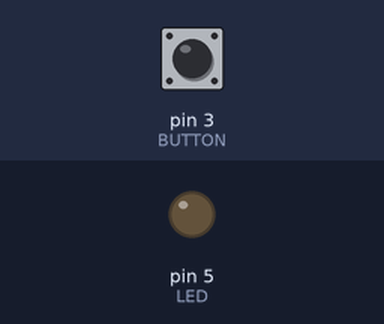
Bench run of a sketch on a simulated Arduino Uno, built with avr-gcc and run on an emulated ATmega328P. Parts: output pins drawn as LEDs (lit = HIGH). The test bench sets the inputs (shaded band); at power-on: pin 3 (BUTTON) HIGH.

Above: at 1.2 s.
1.3 s: pin 3 (BUTTON) pulled LOW for 0.15 s
At 1.37 s:
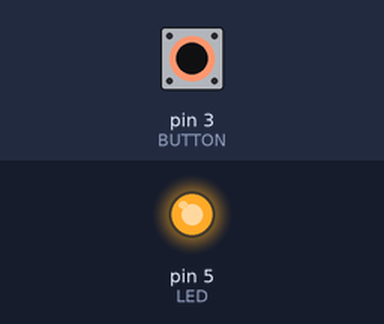
2.9 s: pin 3 (BUTTON) pulled LOW for 3.2 s
At 6.5 s:
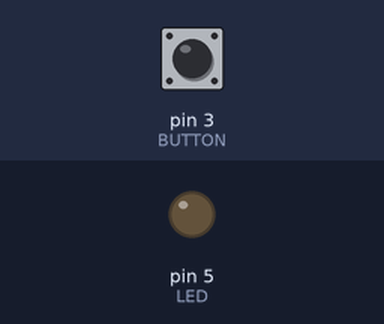
Timing chart, 0 to 8.0 s (numbered marks = the images above; inputs shaded):
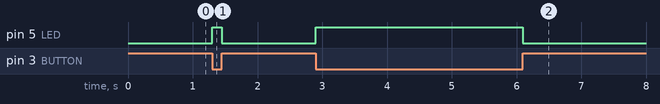

The sketch:

part_1.ino
```cpp
#define BUTTON 3
#define LED 5

boolean isPressed = false;
uint16_t pressedTime = 0;

SIGNAL(INT1_vect)
{
  if(!isPressed)
  {
    isPressed = true;
    digitalWrite(LED, HIGH);
    pressedTime = millis();
    EICRA = (1 << ISC11) | (1 << ISC10);
  }
  if(isPressed && millis() - pressedTime > 20)
  {
    isPressed = false;
    digitalWrite(LED, LOW);
    EICRA = (1 << ISC11);
  }
}


void setup()
{
  pinMode(BUTTON, INPUT);
  pinMode(LED, OUTPUT);
  digitalWrite(BUTTON, HIGH);
  digitalWrite(LED, LOW);

  EICRA = (1 << ISC11);
  EIMSK |= (1 << INT1);

}

void loop()
{
  /*uint16_t time = millis();
  if(time - pressedTime > 50 && isPressed && digitalRead(BUTTON) == HIGH)
  {
    digitalWrite(LED, LOW);
    isPressed = false;
  }*/

}
```

Measured:
- after the input at 1.3 s, pin 5 (LED): LOW → HIGH at once, → LOW 0.15 s later
- after the input at 2.9 s, pin 5 (LED): LOW → HIGH at once, → LOW 3.2 s later
